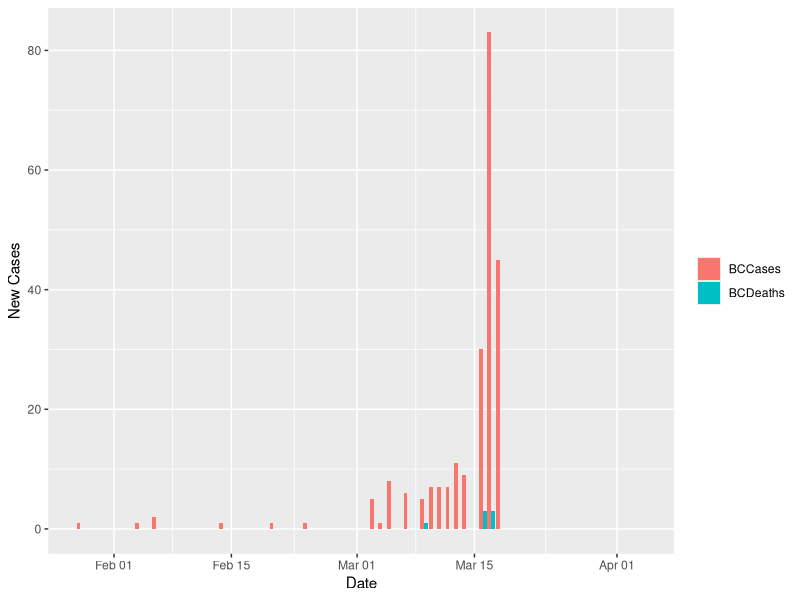
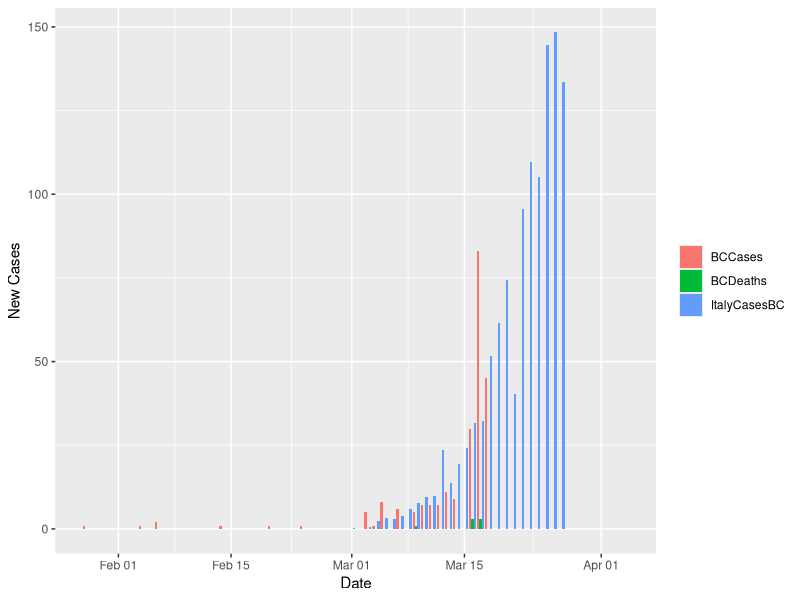
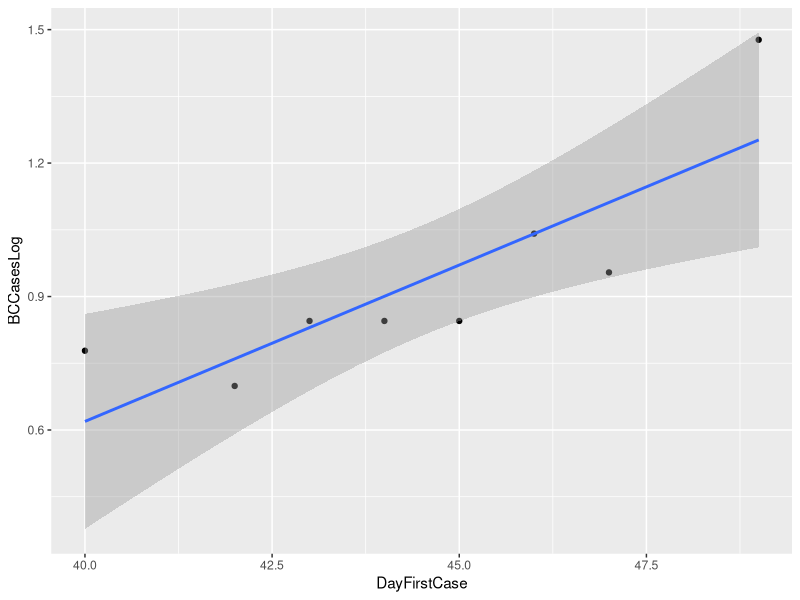
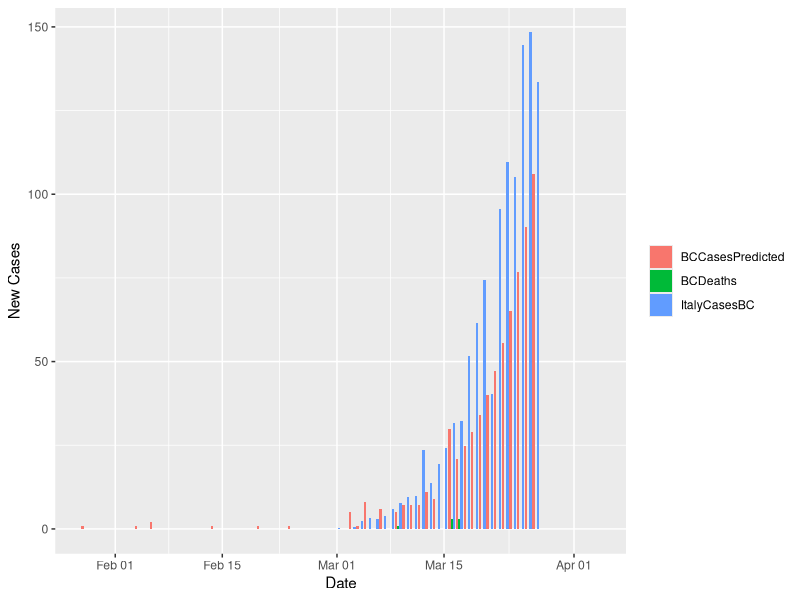
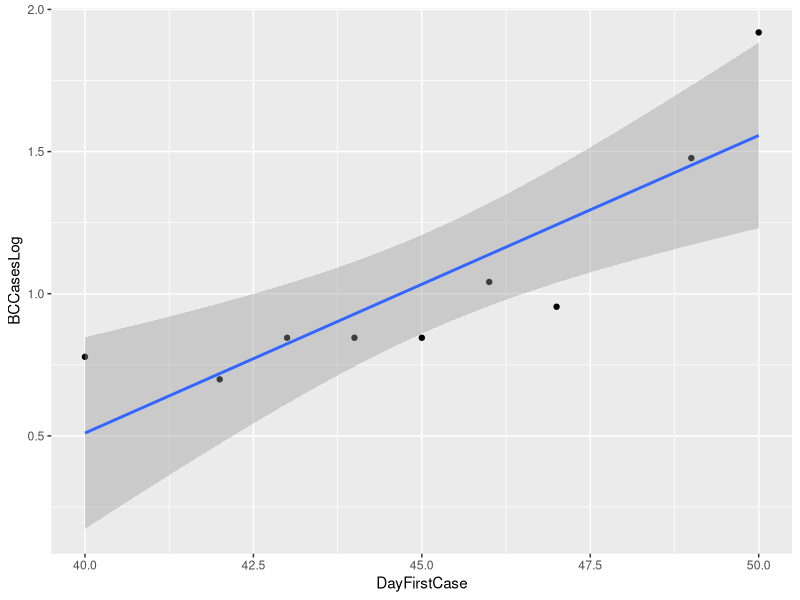
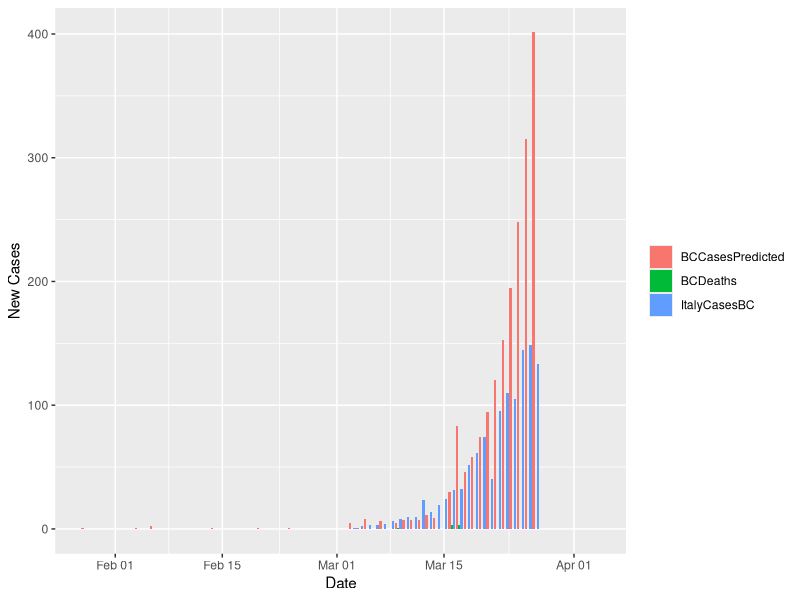
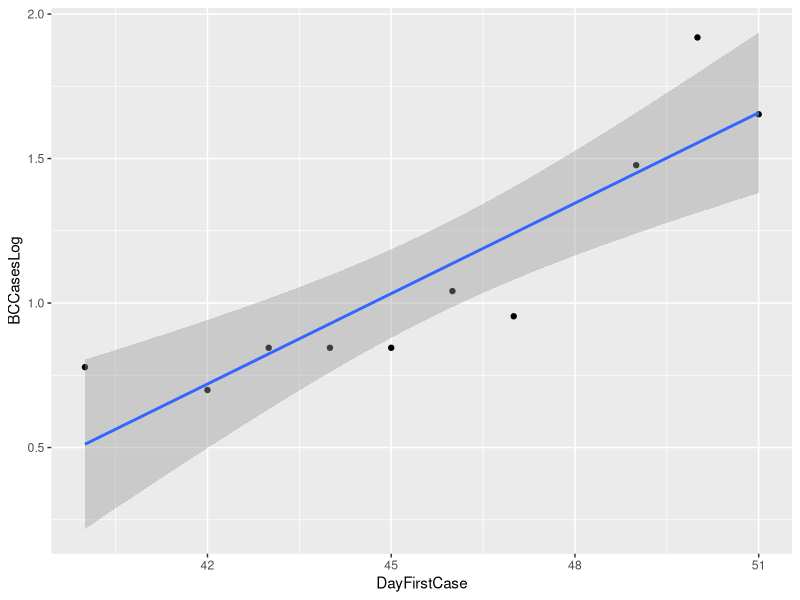
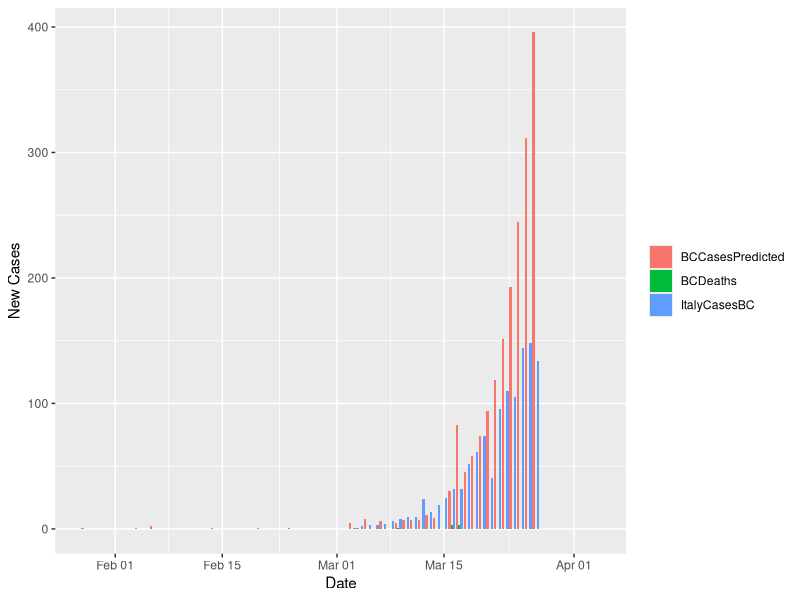

These charts were generated, in order, by the following R code:
## ---- chunk 1
knitr::opts_chunk$set(echo = TRUE)
## ---- chunk 2
library(dplyr)
library(tidyr)
covidbc.data = read.csv("covid.csv")
#covidbc.data
covidbc.data$BCDate <- as.Date(covidbc.data$BCDate)
#sapply(covidbc.data, class)

totalcases <- sum(covidbc.data$BCCases)
totaldeaths <- sum(covidbc.data$BCDeaths)

covidbc.bcsub <- subset(covidbc.data, select=c("BCDate","BCCases","BCDeaths"))

covidbc.long <- covidbc.bcsub %>%
  gather("Stat", "Value", -BCDate)
#covidbc.long
## ---- chunk 3
library(ggplot2)

ggplot(data=covidbc.long, aes(x = BCDate, y = Value, fill = Stat)) + geom_col(position = "dodge") + guides(fill=guide_legend(title=NULL)) + xlab("Date") + ylab("New Cases")


## ---- chunk 4
covidbc.data$ItalyCasesBC <- covidbc.data$ItalyCases*0.0413223
#covidbc.data$ItalyCasesBC

#covidbc.idata <- data.frame(casedate,cases,deaths,icasesbc)
covidbc.idata <- subset(covidbc.data, select=c("BCDate","BCCases","ItalyCasesBC","BCDeaths"))

covidbc.ilong <- covidbc.idata %>%
  gather("Stat", "Value", -BCDate)

ggplot(data=covidbc.ilong, aes(x = BCDate, y = Value, fill = Stat)) + geom_col(position = "dodge") + guides(fill=guide_legend(title=NULL)) + xlab("Date") + ylab("New Cases")
## ---- chunk 5

#covidbc.data$BCCasesLog <- log10(covidbc.data$BCCases)
covidbc.middle <- subset(covidbc.data, DayFirstCase > 39 & DayFirstCase < 50)

covidbc.middle$BCCasesLog <- log10(covidbc.middle$BCCases)
#covidbc.middle

covidbc.logdata <- subset(covidbc.middle, select=c("DayFirstCase","BCCasesLog"))

covidbc.logdata$BCCasesLog[is.infinite(covidbc.logdata$BCCasesLog)] <- NA

modelbc <- lm(formula = BCCasesLog ~ DayFirstCase, data = covidbc.logdata)

new.dayfirstcase <- data.frame(DayFirstCase = 50:60)
new.dayfirstcase$BCCasesLog = predict(modelbc, newdata = new.dayfirstcase)

p <- ggplot(covidbc.logdata, aes(DayFirstCase, BCCasesLog)) +
  geom_point()
p + geom_smooth(method = "lm")

covidbc.data$BCCasesPredicted = covidbc.data$BCCases


covidbc.data[50:60, "BCCasesPredicted"] = 10^(new.dayfirstcase$BCCasesLog)

#covidbc.logdata[50:60, "BCCasesLog"] = new.dayfirstcase$BCCasesLog

#covidbc.data$BCCasesPredicted <-10^(covidbc.logdata$BCCasesLog)

#covidbc.data$BCCasesPredicted

covidbc.bcsubpred <- subset(covidbc.data, select=c("BCDate","BCCasesPredicted","BCDeaths", "ItalyCasesBC"))

covidbc.longpred <- covidbc.bcsubpred %>%
  gather("Stat", "Value", -BCDate)
## ---- chunk 6
ggplot(data=covidbc.longpred, aes(x = BCDate, y = Value, fill = Stat)) + geom_col(position = "dodge") + guides(fill=guide_legend(title=NULL)) + xlab("Date") + ylab("New Cases")

#covidbc.bcsubpred

## ---- chunk 7

#covidbc.data$BCCasesLog <- log10(covidbc.data$BCCases)
covidbc.middle <- subset(covidbc.data, DayFirstCase > 39 & DayFirstCase < 51)

covidbc.middle$BCCasesLog <- log10(covidbc.middle$BCCases)
#covidbc.middle

covidbc.logdata <- subset(covidbc.middle, select=c("DayFirstCase","BCCasesLog"))

covidbc.logdata$BCCasesLog[is.infinite(covidbc.logdata$BCCasesLog)] <- NA

modelbc <- lm(formula = BCCasesLog ~ DayFirstCase, data = covidbc.logdata)

new.dayfirstcase <- data.frame(DayFirstCase = 51:60)
new.dayfirstcase$BCCasesLog = predict(modelbc, newdata = new.dayfirstcase)

p <- ggplot(covidbc.logdata, aes(DayFirstCase, BCCasesLog)) +
  geom_point()
p + geom_smooth(method = "lm")

covidbc.data$BCCasesPredicted = covidbc.data$BCCases


covidbc.data[51:60, "BCCasesPredicted"] = 10^(new.dayfirstcase$BCCasesLog)

covidbc.bcsubpred <- subset(covidbc.data, select=c("BCDate","BCCasesPredicted","BCDeaths", "ItalyCasesBC"))

covidbc.longpred <- covidbc.bcsubpred %>%
  gather("Stat", "Value", -BCDate)
## ---- chunk 8

ggplot(data=covidbc.longpred, aes(x = BCDate, y = Value, fill = Stat)) + geom_col(position = "dodge") + guides(fill=guide_legend(title=NULL)) + xlab("Date") + ylab("New Cases")

#covidbc.bcsubpred

## ---- chunk 9

#covidbc.data$BCCasesLog <- log10(covidbc.data$BCCases)
covidbc.middle <- subset(covidbc.data, DayFirstCase > 39 & DayFirstCase < 52)

covidbc.middle$BCCasesLog <- log10(covidbc.middle$BCCases)
#covidbc.middle

covidbc.logdata <- subset(covidbc.middle, select=c("DayFirstCase","BCCasesLog"))

covidbc.logdata$BCCasesLog[is.infinite(covidbc.logdata$BCCasesLog)] <- NA

modelbc <- lm(formula = BCCasesLog ~ DayFirstCase, data = covidbc.logdata)

new.dayfirstcase <- data.frame(DayFirstCase = 52:60)
new.dayfirstcase$BCCasesLog = predict(modelbc, newdata = new.dayfirstcase)

p <- ggplot(covidbc.logdata, aes(DayFirstCase, BCCasesLog)) +
  geom_point()
p + geom_smooth(method = "lm")

covidbc.data$BCCasesPredicted = covidbc.data$BCCases


covidbc.data[52:60, "BCCasesPredicted"] = 10^(new.dayfirstcase$BCCasesLog)

covidbc.bcsubpred <- subset(covidbc.data, select=c("BCDate","BCCasesPredicted","BCDeaths", "ItalyCasesBC"))

covidbc.longpred <- covidbc.bcsubpred %>%
  gather("Stat", "Value", -BCDate)
## ---- chunk 10

ggplot(data=covidbc.longpred, aes(x = BCDate, y = Value, fill = Stat)) + geom_col(position = "dodge") + guides(fill=guide_legend(title=NULL)) + xlab("Date") + ylab("New Cases")

#covidbc.bcsubpred

## ---- chunk 11
#ggplot(data=covidbc.data, aes(x = BCDate, y = SKCases)) +
  #geom_point()

x = covidbc.data$DayFirstCase[38:60]
y = covidbc.data$SKCases[38:60]

newdata <- data.frame(x,y)

fit <- nls(y ~ a * dnorm(x, mean, sd), data = newdata,
         start = list(mean = 50, sd = 1, a = 800))

newpred <- predict(fit, newdata = data.frame(x))
#newpred
newdata$pred <- newpred
newdata$BCDate <- covidbc.data$BCDate[38:60]

ggplot(data=newdata, aes(x = BCDate, y = y)) +
  geom_col(fill = "green") + geom_line(aes(y = pred)) + xlab("BC Date") + ylab("New Cases")

#plot(y ~ x, data = newdata)

#curve(predict(fit, newdata = data.frame(x = x)), from = 38, to = 60, add = TRUE)

## ---- chunk 12
covidbc.data$SKCasesBC <- covidbc.data$SKCases*0.04785311832

covidbc.skdata <- subset(covidbc.data, select=c("BCDate","BCCases","SKCasesBC","BCDeaths"))

covidbc.sklong <- covidbc.skdata %>%
  gather("Stat", "Value", -BCDate)

ggplot(data=covidbc.sklong, aes(x = BCDate, y = Value, fill = Stat)) + geom_col(position = "dodge") + guides(fill=guide_legend(title=NULL)) + xlab("Date") + ylab("New Cases")
## ---- chunk 13

x = covidbc.data$DayFirstCase[38:60]
y = covidbc.data$SKCasesBC[38:60]

newdata <- data.frame(x,y)

fit <- nls(y ~ a * dnorm(x, mean, sd), data = newdata,
         start = list(mean = 50, sd = 1, a = 200))

newpred <- predict(fit, newdata = data.frame(x))
#newpred
newdata$pred <- newpred
newdata$BCDate <- covidbc.data$BCDate[38:60]
newdata$BCCases <- covidbc.data$BCCases[38:60]

ggplot(data=newdata, aes(x = BCDate, y = BCCases)) +
  geom_col(fill = "green") + geom_line(aes(y = pred)) + xlab("BC Date") + ylab("New Cases")

#plot(y ~ x, data = newdata)

#curve(predict(fit, newdata = data.frame(x = x)), from = 38, to = 60, add = TRUE)

